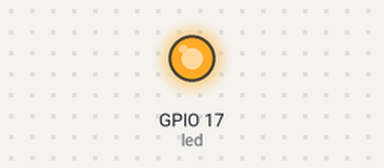
Simulated run of this program. Board: ESP32 board running MicroPython. Shown: output pins drawn as LEDs (lit = HIGH). Random numbers come from a fixed seed; what the program prints to the serial console is not drawn.

Above: at 0.1 s.
Timing chart, 0 to 1.6 s (numbered marks = the images above):
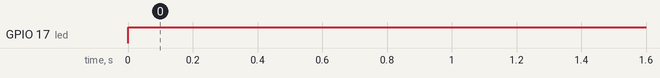

The program:

main.py
```python
# main.py

from placa import generar_datos, update_display, finalizar_testeo
from medicamentos import Temperatura_Medicamentos
import time

def simulacion():
    temp_med = Temperatura_Medicamentos()
    while True:
        data = generar_datos()
        if data:
            temp, producto, sensor, fin = data
            if fin == 0:
                break
            if producto != 0 and sensor != 0:
                update_display(sensor)
                temp_med.set_valor(temp, producto)
                time.sleep(0.05)

    # Encender LED al finalizar
    finalizar_testeo()

    # Informar los atributos de la clase
    valores = temp_med.get_valores()
    print("Cantidad total sensada por tipo de fármaco:", valores["cantidad_total"])
    print("Cantidad de valores fuera del rango:", valores["fuera_rango"])
    print("Cantidad total sensada por sensor:", temp_med.total_sensores)
    print("Cantidad sensada total por hora:", valores["sensado_por_hora"])

    # Informar el porcentaje de valores fuera de rango
    porcentaje = temp_med.porcentaje_fuera_rango()
    print(f"Porcentaje de valores fuera de rango: {porcentaje:.2f}%")

    # Fármacos sin valores fuera de rango
    farmacos_ok = temp_med.farmacos_sin_fuera_rango()
    print("Fármacos sin valores fuera de rango:", farmacos_ok)

    # Cantidad total de sensados fuera de rango entre las 0 y 12 hs
    fuera_rango_0_12 = temp_med.fuera_rango_0_12()
    print("Cantidad total de sensados fuera de rango entre las 0 y 12 hs:", fuera_rango_0_12)

if __name__ == "__main__":
    simulacion()
```

placa.py
```python
# placa.py

import random
from machine import Pin, Timer

# Simulación de sincronismo
s1 = 1
s2 = 1

# Configuración del display de 7 segmentos
# Aquí definirías cómo controlar tu display de 7 segmentos con GPIOs del ESP32
display_pins = [Pin(i, Pin.OUT) for i in range(7)]

def update_display(sensor_number):
    # Aquí deberías actualizar los pines del display para mostrar el número del sensor
    pass

# Función para generar datos simulados
def generar_datos():
    global s1, s2
    temp = random.randint(20, 300)  # Temperatura en décimas de grado (2.0°C a 30.0°C)
    producto = random.randint(0, 3)  # Tipo de Producto (1, 2, 3, o 0 para ignorar)
    sensor = random.randint(0, 7)  # Número de Sensor (1 a 7, o 0 para ignorar)
    fin = random.randint(0, 1)  # Fin del sensado (0 para terminar)

    # Sincronismo
    s1 = random.randint(0, 1)
    s2 = random.randint(0, 1) if random.random() > 0.5 else s1

    if s1 == s2:
        return (temp, producto, sensor, fin)
    else:
        return None

# Función para encender el LED al finalizar el testeo
def finalizar_testeo():
    led = Pin(17, Pin.OUT)
    led.on()
```

medicamentos.py
```python
# medicamentos.py

from time import localtime

class Temperatura_Medicamentos:
    def __init__(self):
        self.tipo_farmaco = {1: 'Productos refrigerados', 2: 'Productos en ambiente frío', 3: 'Productos en temperatura ambiente'}
        self.rangos = {
            1: (20, 80),  # 2.0°C a 8.0°C
            2: (80, 150),  # 8.0°C a 15.0°C
            3: (150, 250)  # 15.0°C a 25.0°C
        }
        self.tolerancia = 0.10  # 10%
        self.cantidad_total = {1: 0, 2: 0, 3: 0}
        self.fuera_rango = {1: 0, 2: 0, 3: 0}
        self.total_sensores = 0
        self.sensado_por_hora = [0] * 24

    def set_valor(self, temp, producto):
        if producto not in self.tipo_farmaco:
            return

        self.cantidad_total[producto] += 1
        self.total_sensores += 1

        hora_actual = localtime()[3]
        self.sensado_por_hora[hora_actual] += 1

        rango_min, rango_max = self.rangos[producto]
        tolerancia_min = rango_min - (rango_min * self.tolerancia)
        tolerancia_max = rango_max + (rango_max * self.tolerancia)

        if temp < tolerancia_min or temp > tolerancia_max:
            self.fuera_rango[producto] += 1

    def get_valores(self):
        return {
            "cantidad_total": self.cantidad_total,
            "fuera_rango": self.fuera_rango,
            "total_sensores": self.total_sensores,
            "sensado_por_hora": self.sensado_por_hora
        }

    def porcentaje_fuera_rango(self):
        total_fuera_rango = sum(self.fuera_rango.values())
        if self.total_sensores == 0:
            return 0
        return (total_fuera_rango / self.total_sensores) * 100

    def farmacos_sin_fuera_rango(self):
        return [k for k, v in self.fuera_rango.items() if v == 0]

    def fuera_rango_0_12(self):
        return sum(self.sensado_por_hora[0:13])
```

Measured:
- by itself, GPIO 17 (led): LOW → HIGH at 0.00 s
